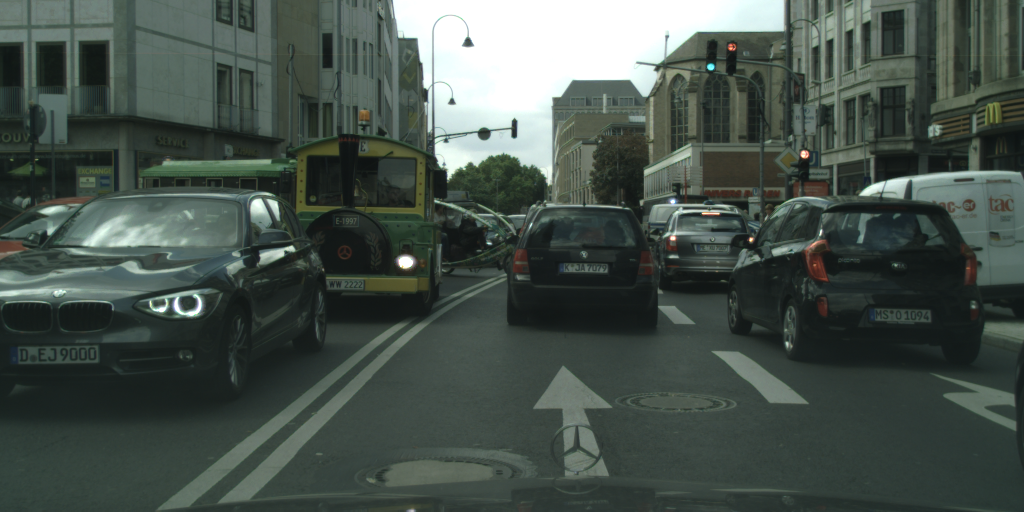
#> input picture tfl_for_kernel.png, 2048 x 1024 px, given in place of ppp.png, which was not available (shown at 1/2 size)
$ python tfl_lights.py
#> lines starting #> are read from the running program, lines starting #| are printed output that depends on the picture; pictures that were not available may be replaced by others from this repository, and a replacement may not be noted
from matplotlib import pyplot as plt
from matplotlib import pyplot as plt
import numpy as np
from scipy import signal as sg
from scipy.ndimage import filters


def get_coordinates(image, kernel, channel, brightness):
    convolved = sg.convolve(image[:, :, channel], kernel[:, :, channel], mode = 'full')
    plt.imshow(convolved, cmap='gray')
    coordinates = np.argwhere(convolved > brightness)

    return coordinates


def get_tfls(image_name):
#> called with image_name = 'ppp.png'
    image = plt.imread(image_name)
#> image is the input picture: shape (1024, 2048, 3) float32; mean R, G, B 0.278, 0.321, 0.296
    img_for_kernel = plt.imread('tfl_for_kernel.png')
    red_kernel = img_for_kernel[90:95, 1460:1465]
    green_kernel = img_for_kernel[127:132, 1420:1425]
    red_coordinates = get_red_coordinates(image)
#> in get_coordinates, `convolved = sg.convolve(image[:, :, channel], kernel[:, :, channel], m..`:
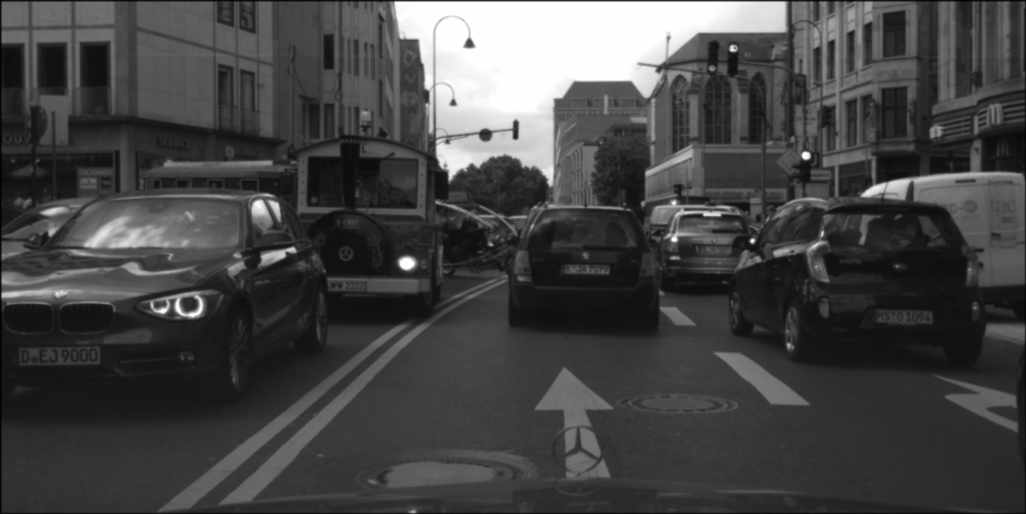
#> convolved: shape (1028, 2052) float32 (shown at 1/2 size); min 0.0579, max 11.49, mean 3.16; drawn with min black and max white
#> in get_coordinates, `coordinates = np.argwhere(convolved > brightness)`: coordinates = 88855 pairs, first value 4 to 631, second value 321 to 1616
#> red_coordinates has the same summary as coordinates in get_coordinates
    green_coordinates = get_green_coordinates(image)
#> call 2 of get_coordinates, with kernel = array of shape (5, 5, 3), channel = 1, brightness = 17
#> in get_coordinates (call 2), `convolved = sg.convolve(image[:, :, channel], kernel[:, :, channel], m..`:
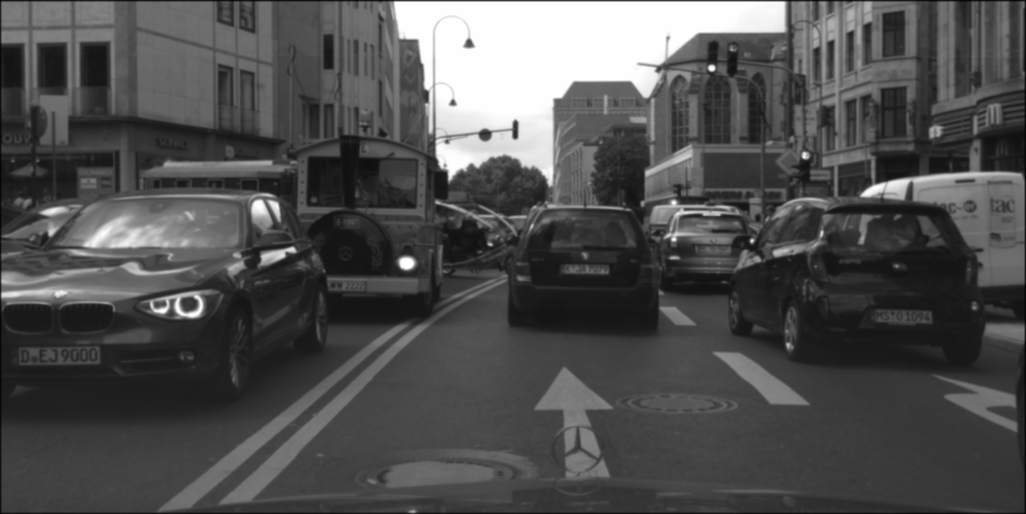
#> convolved: shape (1028, 2052) float32 (shown at 1/2 size); min 0.191, max 21.22, mean 6.8; drawn with min black and max white
#> in get_coordinates (call 2), `coordinates = np.argwhere(convolved > brightness)`: coordinates = 142378 pairs, first value 4 to 633, second value 4 to 1916
#> green_coordinates has the same summary as coordinates in get_coordinates

    # plt.plot(green_coordinates[:, 1], green_coordinates[:, 0], 'g+')
    plt.plot(red_coordinates[:, 1], red_coordinates[:, 0], 'r+')
    plt.show()
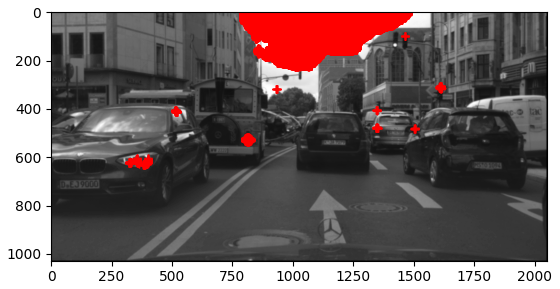
#> figure drawn by matplotlib, 1 panel
    return red_coordinates[:, 0], red_coordinates[:, 1], green_coordinates[:, 0], green_coordinates[:,1]


def get_red_coordinates(image):
    img_for_kernel = plt.imread('tfl_for_kernel.png')
    red_kernel = img_for_kernel[87:92, 1455:1460] # TODO change the crope? [90:95, 1460:1465]
    return get_coordinates(image, red_kernel, 0, 11)


def get_green_coordinates(image):
    img_for_kernel = plt.imread('tfl_for_kernel.png')
    green_kernel = img_for_kernel[127:132, 1420:1425]
    return get_coordinates(image, green_kernel, 1, 17)


get_tfls('ppp.png')
